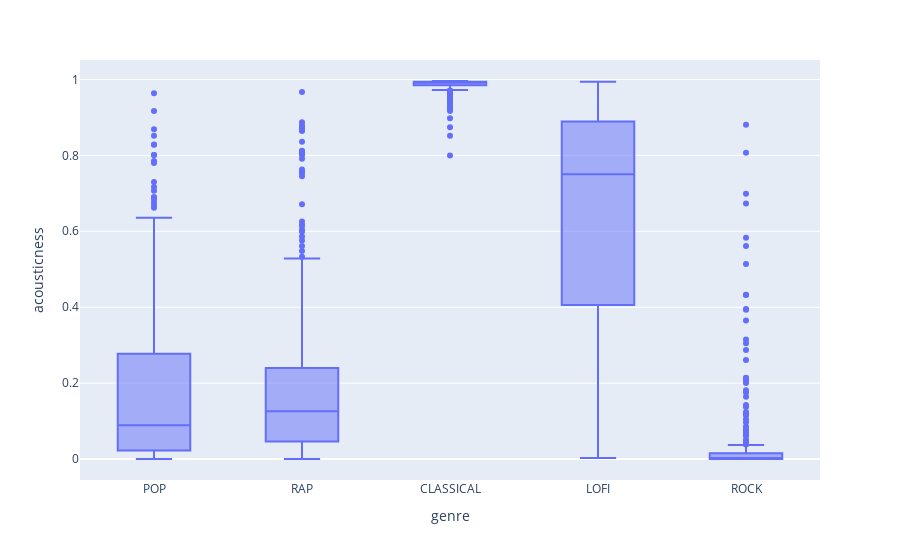

Write notebook code for a chart like this one.
### Markdown cell above
acousticness

### Code cell
fig = px.box(genre_df, x='genre', y='acousticness')
fig.show()

### Figure 1 — Plotly figure (JSON) as saved in the notebook; plotly's stock layout.template omitted (floating-point values rounded to 4 significant figures; data arrays with more than 128 entries replaced by an {"elided": "..."} marker saying what was removed)
{"data": [{"alignmentgroup": "True", "hovertemplate": "genre=%{x}<br>acousticness=%{y}<extra></extra>", "legendgroup": "", "marker": {"color": "#636efa"}, "name": "", "notched": false, "offsetgroup": "", "orientation": "v", "showlegend": false, "type": "box", "x": {"elided": "1337 str values"}, "x0": " ", "xaxis": "x", "y": {"elided": "1337 float values"}, "y0": " ", "yaxis": "y"}], "layout": {"boxmode": "group", "legend": {"tracegroupgap": 0}, "margin": {"t": 60}, "xaxis": {"anchor": "y", "domain": [0, 1], "title": {"text": "genre"}}, "yaxis": {"anchor": "x", "domain": [0, 1], "title": {"text": "acousticness"}}}}
